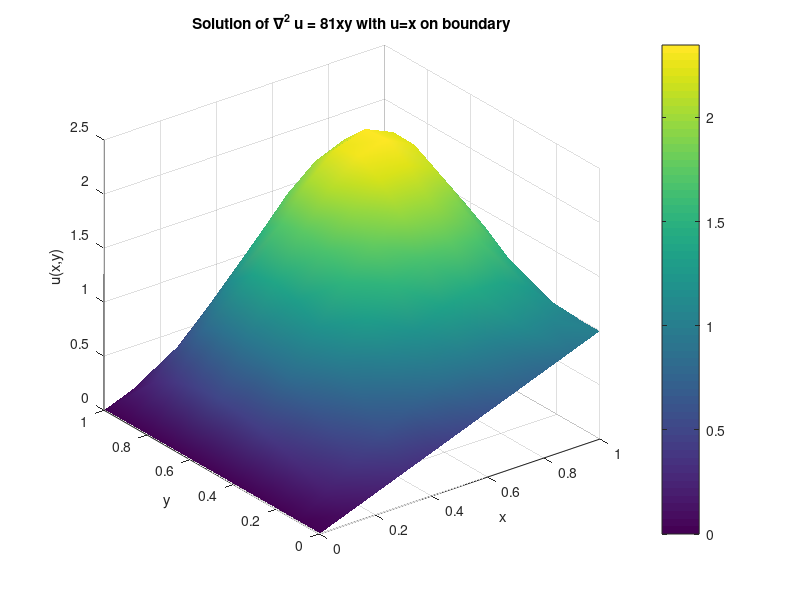
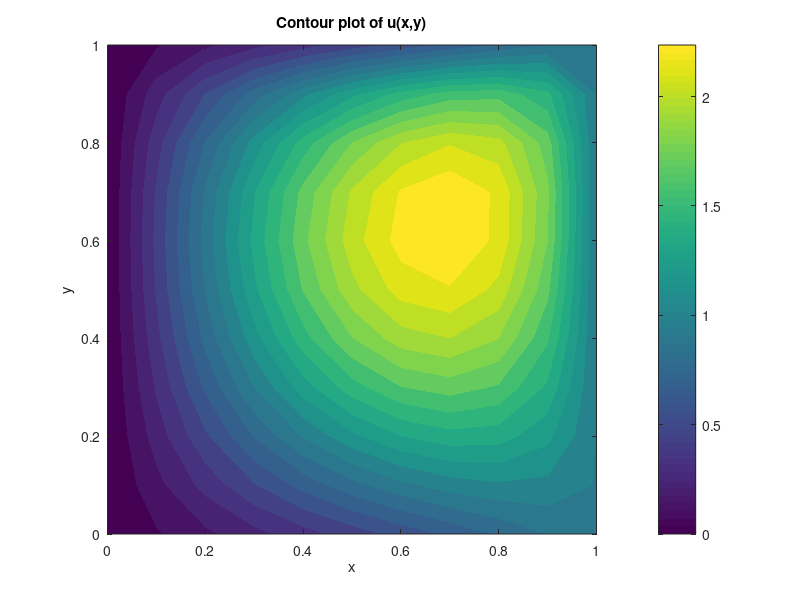

These figures' MATLAB source, in order:
% solve_poisson_q2.m
% Solve Poisson problem on (0,1)x(0,1):
%   nabla^2 u = 81*x*y
% with Dirichlet boundary condition u=g(x,y) on the boundary.

clear; clc;

% Grid setup
h = 0.1;                  % change if needed
x = 0:h:1;
y = 0:h:1;
N = numel(x) - 1;         % number of intervals in each direction
m = N - 1;                % number of interior points in each direction

% Boundary function g(x,y):
% - for old condition u=1 on boundary, use: g = @(x,y) 1;
% - for requested condition u=x on boundary, use:
g = @(x,y) x;

if m < 1
    error('Step size h is too large. Need at least one interior point.');
end

% Build sparse system A*uint = b for interior unknowns
% Using 5-point stencil in form:
% 4*u(i,j) - u(i-1,j) - u(i+1,j) - u(i,j-1) - u(i,j+1) = -h^2*f(i,j)
% where f(x,y)=81*x*y.
nUnknowns = m * m;
A = spalloc(nUnknowns, nUnknowns, 5 * nUnknowns);
b = zeros(nUnknowns, 1);

idx = @(i,j) (j-1) * m + i; % interior index map, i,j = 1..m

for j = 1:m
    for i = 1:m
        k = idx(i,j);
        xi = x(i+1);
        yj = y(j+1);
        fval = -81 * xi * yj;

        A(k,k) = 4;
        b(k) = -h^2 * fval;

        % Left neighbor
        if i > 1
            A(k, idx(i-1,j)) = -1;
        else
            b(k) = b(k) + g(x(1), yj);
        end

        % Right neighbor
        if i < m
            A(k, idx(i+1,j)) = -1;
        else
            b(k) = b(k) + g(x(end), yj);
        end

        % Bottom neighbor
        if j > 1
            A(k, idx(i,j-1)) = -1;
        else
            b(k) = b(k) + g(xi, y(1));
        end

        % Top neighbor
        if j < m
            A(k, idx(i,j+1)) = -1;
        else
            b(k) = b(k) + g(xi, y(end));
        end
    end
end

uInterior = A \ b;

% Reconstruct full grid solution including boundaries
U = zeros(N+1, N+1);
for j = 1:N+1
    U(1, j) = g(x(1), y(j));
    U(end, j) = g(x(end), y(j));
end
for i = 1:N+1
    U(i, 1) = g(x(i), y(1));
    U(i, end) = g(x(i), y(end));
end
for j = 1:m
    for i = 1:m
        U(i+1, j+1) = uInterior(idx(i,j));
    end
end

% Report value near center
[~, ixMid] = min(abs(x - 0.5));
[~, iyMid] = min(abs(y - 0.5));
uMid = U(ixMid, iyMid);

fid = fopen('poisson_q2_results.txt', 'w');
fprintf(fid, 'Poisson equation: nabla^2 u = 81*x*y on [0,1]x[0,1]\n');
fprintf(fid, 'Boundary: u=g(x,y), currently g(x,y)=x on entire boundary\n');
fprintf(fid, 'h = %.4f\n', h);
fprintf(fid, 'u(%.3f, %.3f) = %.10f\n', x(ixMid), y(iyMid), uMid);
fclose(fid);

% Interactive plots (MATLAB figure windows)
[X, Y] = meshgrid(x, y);

fig1 = figure('Name', 'Poisson Solution Surface', 'NumberTitle', 'off');
surf(X, Y, U');
shading interp;
colorbar;
xlabel('x');
ylabel('y');
zlabel('u(x,y)');
title('Solution of \nabla^2 u = 81xy with u=x on boundary');
grid on;
rotate3d(fig1, 'on');
zoom(fig1, 'on');

fig2 = figure('Name', 'Poisson Solution Contours', 'NumberTitle', 'off');
contourf(X, Y, U', 20, 'LineColor', 'none');
colorbar;
xlabel('x');
ylabel('y');
title('Contour plot of u(x,y)');
axis equal tight;
zoom(fig2, 'on');
